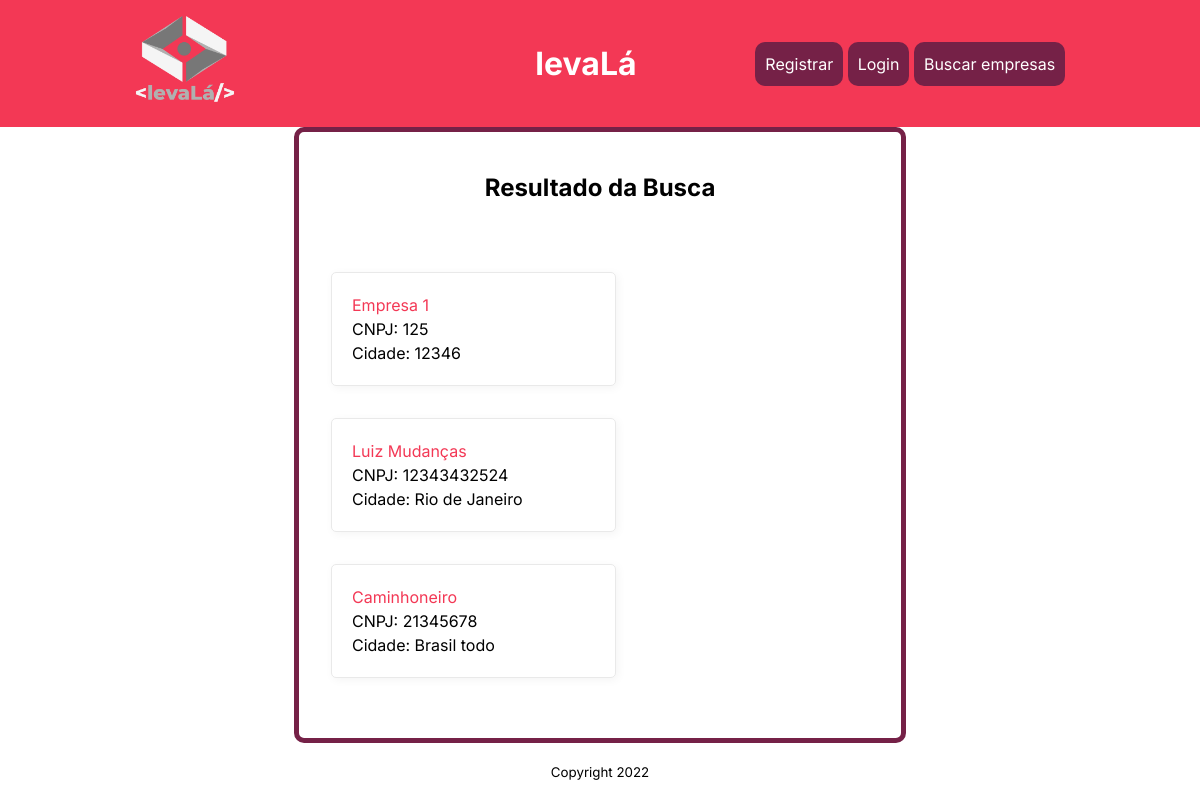
Page /companies/search/ on the earlier database version.
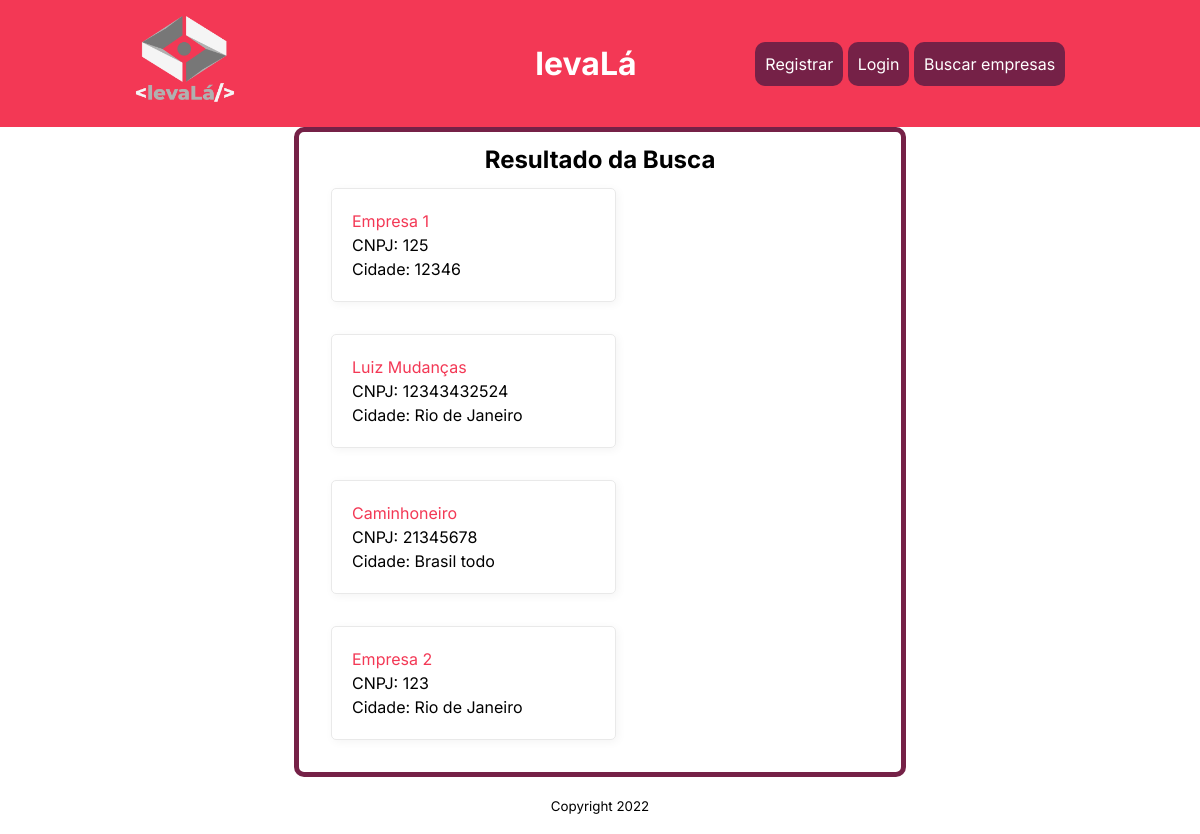
Same page on the later database version.
### user/models.py (models this page shows, shortened)
class Company(models.Model):
    name = models.CharField(max_length=255)
    user = models.OneToOneField(User, on_delete = models.CASCADE, primary_key = True)
    logoURL = models.URLField(max_length=300, null=True, blank=True)
    cnpj = models.IntegerField(default=0)
    tel = models.IntegerField(default=0)
    job = models.CharField(max_length=255, default='Municipal')
    city = models.CharField(max_length=255)

### companies/views.py (the view)
# urls.py: path('search/', views.search_companies, name= 'search'),
def search_companies(request):
    qs = Company.objects.annotate(avg_score=Avg('pedido__comments__score'))
    pedidos_list = Company.objects.annotate(avg_score=Avg('pedido__comments__score'))
    name_query = request.GET.get('query_name')
    city_query = request.GET.get('query_city')
    job_query = request.GET.get('query_job')
    score_query = request.GET.get('query_score')
    if is_valid_queryparam(name_query):
        qs = qs.filter(name__icontains=name_query)
    if is_valid_queryparam(city_query) and city_query != 'Cidade':
        qs = qs.filter(city__icontains=city_query)
    if is_valid_queryparam(job_query) and job_query != 'Serviço':
        qs = qs.filter(job__icontains=job_query)
    if is_valid_queryparam(score_query) and score_query != 'Avaliação':
        qs = qs.filter(avg_score__icontains=score_query)
    context = {
        'company_list': qs
    }
    return render(request, 'companies/search.html', context)

### companies/views.py (called while the page is built)
def is_valid_queryparam(param):
    return param != '' and param is not None

### companies/templates/companies/search.html
{% extends 'base.html' %}
{% block content %}
<h2>Resultado da Busca</h2>
{% if company_list %}
<section class="lista-de-cards">
    {% for company in company_list %}
    <article class="card">
        <a href="{% url 'companies:detail' company.user_id %}">{{company.name}}</a>
        <p>CNPJ: {{ company.cnpj }}</p>
        <p>Cidade: {{ company.city }}</p>
    </article>
    {% endfor %}
</section>
{% else %}
<p>Não foi encontrado nenhuma empresa.</p>
{% endif %}
{% endblock content %}

Differences in the rows shown:
added Company: name "Empresa 2", cnpj "123", city "Rio de Janeiro"
